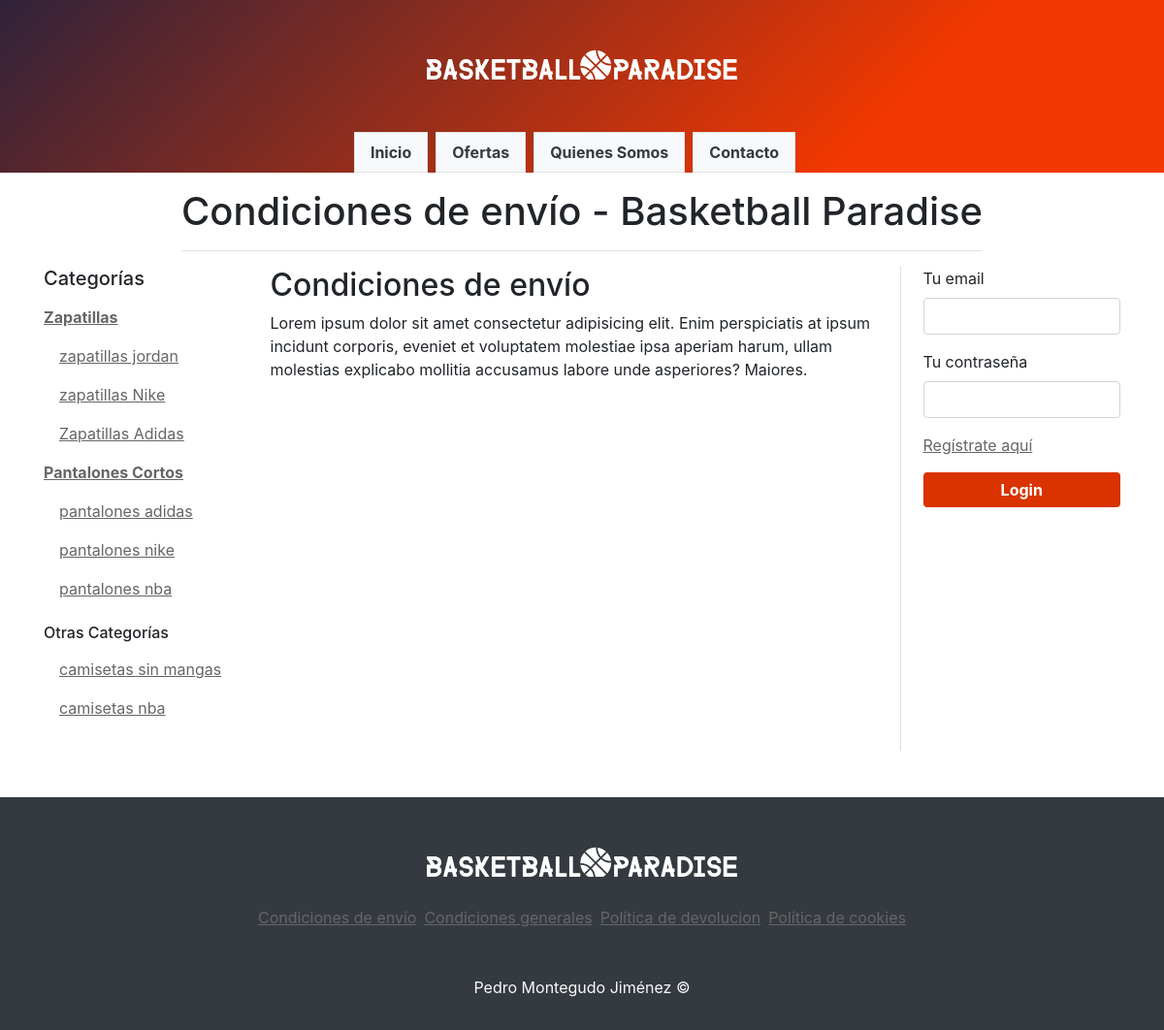
The page /condiciones-envio.php on the database its author committed.
### tables this page shows
CREATE TABLE `categories` (
  `id` int(11) NOT NULL,
  `name` varchar(255) NOT NULL,
  `category_id` int(11) DEFAULT NULL COMMENT 'id de la categoria a la que pertenece. NULL si es categoría padre; 0 si no tiene categoría'
);

### config/db.php (called while the page is built)
<?php
function conn() {
    try {
        $db = new PDO('mysql:host=localhost;dbname='.DB_NAME, DB_USER, DB_PASS);
        $db->setAttribute(PDO::ATTR_ERRMODE, PDO::ERRMODE_EXCEPTION);
        $db->exec("SET NAMES utf8");
        return $db;
    } catch (PDOException $e) {
        echo "Error: " . $e->getMessage();
        return null;
    }
}

### models/Category.php (called while the page is built, shortened)
<?php
class Category
{
    private $id;
    private $name;
    public function getId()
    {
        return $this->id;
    }
    public function getName()
    {
        return $this->name;
    }
    private static function db()
    {
        return conn();
    }
    public static function getAll($onlyMain = false)
    {
        $sqlForMain = '';
        if($onlyMain) $sqlForMain = '  WHERE category_id IS NULL';
        try {
            $stmt = self::db()->prepare("SELECT * FROM categories $sqlForMain");
            $stmt->execute();
            $result = $stmt->fetchAll(PDO::FETCH_CLASS, "Category");
            return $result;
        } catch (Exception $e) {
            echo 'Error: ' . $e->getMessage();
        }
    }
    public static function getAllWithoutParentNotMain()
    {
        try {
            $stmt = self::db()->prepare("SELECT * FROM categories WHERE category_id = 0");
            $stmt->execute();
            $result = $stmt->fetchAll(PDO::FETCH_CLASS, "Category");
            return $result;
        } catch (Exception $e) {
            echo 'Error: ' . $e->getMessage();
        }
    }
    public function getSubcategories()
    {
        try {
            $stmt = self::db()->prepare("SELECT * FROM categories WHERE category_id = :category_id");
            $stmt->execute([':category_id' => $this->id]);
            $stmt->setFetchMode(PDO::FETCH_CLASS, "Category");
            if ($stmt->rowCount() > 0) {
                $categories = $stmt->fetchAll();
                return $categories;
            } else {
                $response = ['type' => 'error', 'message' => 'No se han encontrado datos'];
            }
        } catch (Exception $e) {
            $response =  ['type' => 'error', 'message' => 'Error: ' . $e->getMessage()];
        }
        return $response;
    }
}

### inc/layout/aside-left.php (the view)
<div class="col">
    <h5>Categorías</h5>
    <div class="mb-4">
        <?php
        $mainCategories = Category::getAll(true);
        foreach ($mainCategories as $mainCategory) : ?>
            <a class="nav-link pl-0 font-weight-bold" href="<?= RUTA_HOME ?>productos.php?c=<?= $mainCategory->getId() ?>"><?= $mainCategory->getName() ?></a>
            <?php
            $subcategories = $mainCategory->getSubcategories();
            if (!isset($subcategories['type'])) {
                foreach ($subcategories as $secondaryCategory) : ?>
                    <a class="nav-link" href="<?= RUTA_HOME ?>productos.php?c=<?= $secondaryCategory->getId() ?>"><?= $secondaryCategory->getName() ?></a>
            <?php endforeach;
            }
        endforeach;
        ?>
        <h6 class="mt-3">Otras Categorías</h6>
        <?php
        $categoriesWithoutParentNotMain = Category::getAllWithoutParentNotMain();
        foreach ($categoriesWithoutParentNotMain as $category):
            ?>
            <a class="nav-link" href="<?= RUTA_HOME ?>productos.php?c=<?= $category->getId() ?>"><?= $category->getName() ?></a>
        <?php
        endforeach;
        ?>
    </div>
</div>

### assets/css/main.css (style rules this page uses)
* { box-sizing: border-box; }
html { position: relative; }
body { min-height: 100vh; }
a { color: #666; text-decoration: underline; }

### rows shown on the page
categories: name "Zapatillas"
categories: name "zapatillas jordan"
categories: name "zapatillas Nike"
categories: name "Zapatillas Adidas"
categories: name "Pantalones Cortos"
categories: name "pantalones adidas"
categories: name "pantalones nike"
categories: name "pantalones nba"
categories: name "camisetas sin mangas"
categories: name "camisetas nba"

### other values the page prints
$link['text'] "Inicio"
$link['text'] "Ofertas"
$link['text'] "Quienes Somos"
$link['text'] "Contacto"
$pageTitle "Condiciones de envío - Basketball Paradise"
